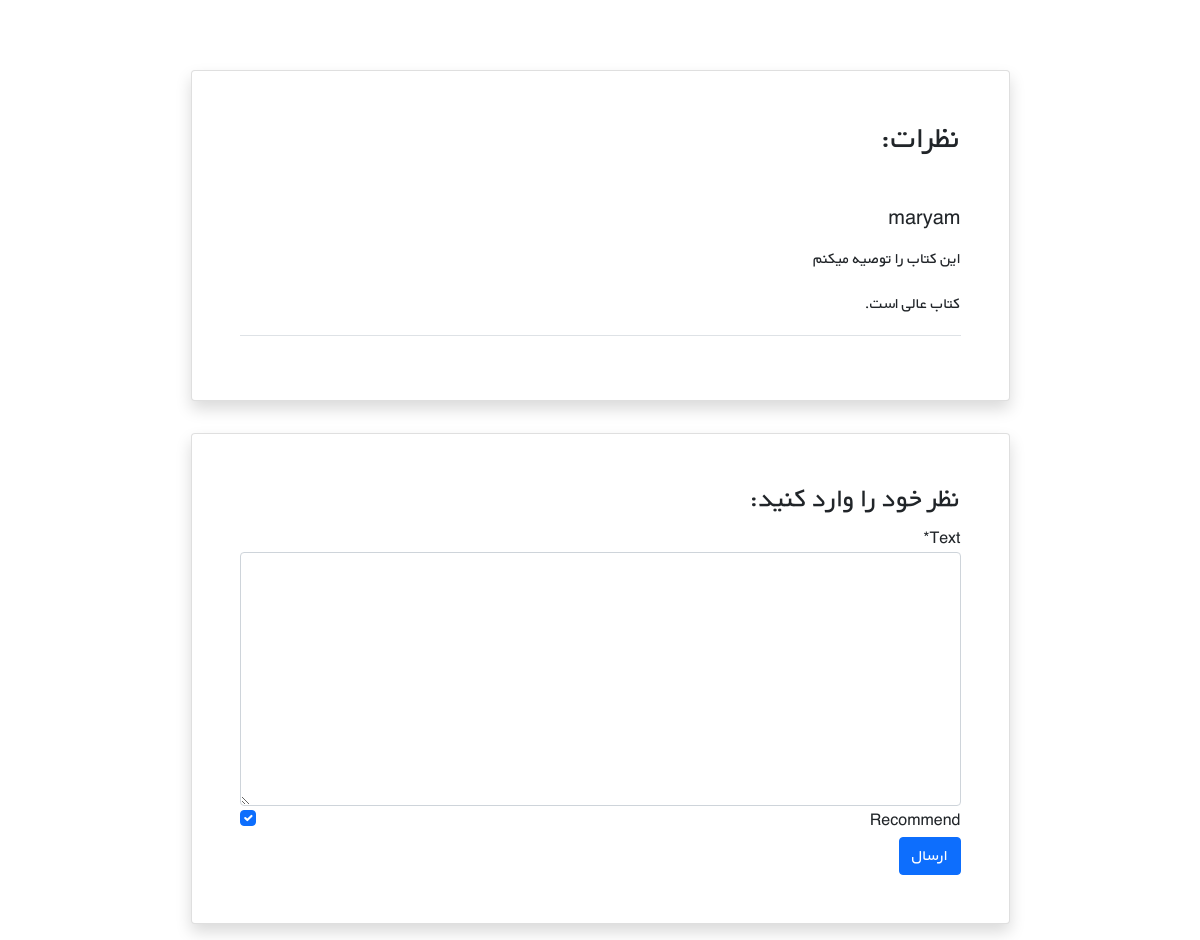
Page /books/4/ (signed in, lower part) on the earlier database version.
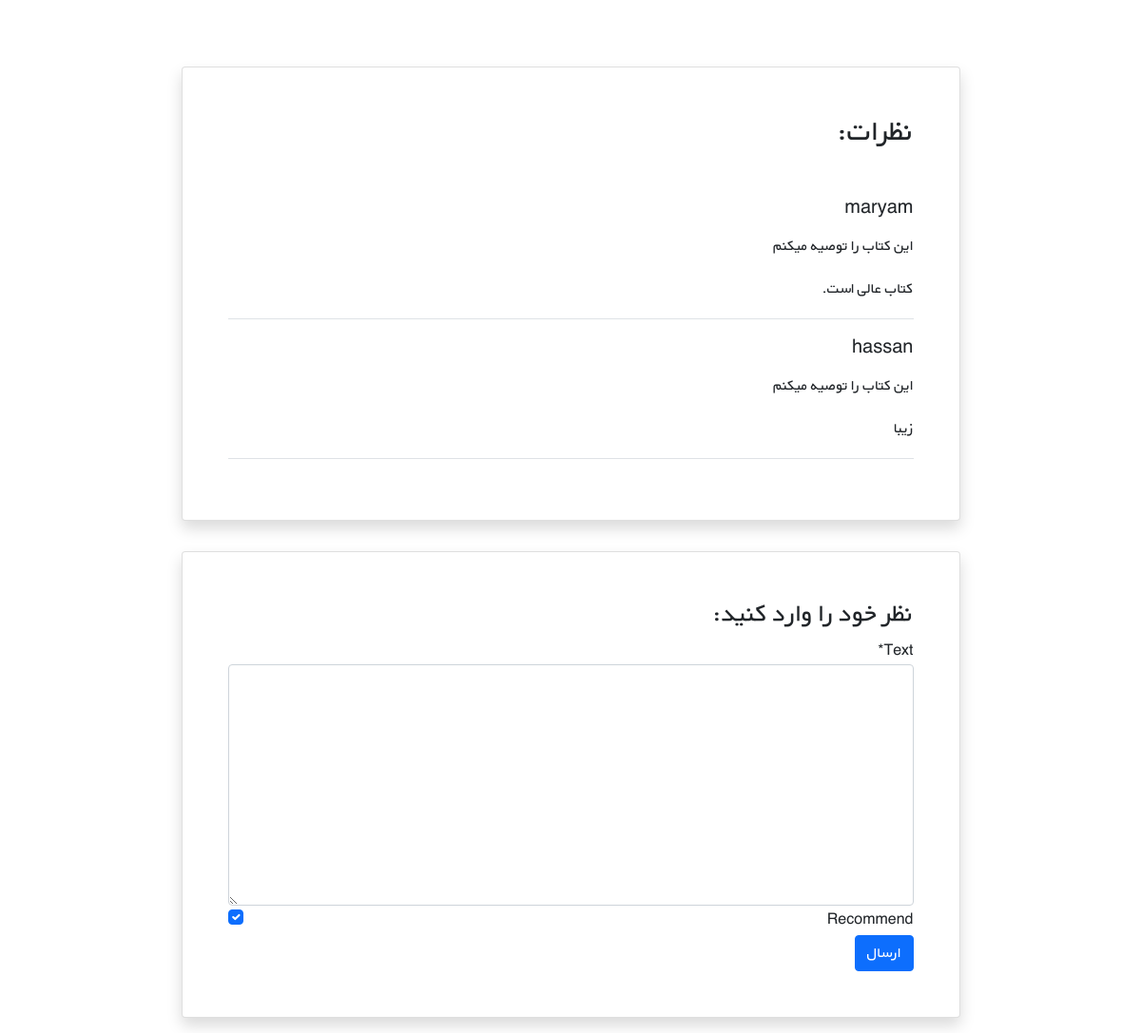
Same page on the later database version.
### books/models.py (models this page shows, shortened)
class Comment(models.Model):
    user = models.ForeignKey(get_user_model(),on_delete = models.CASCADE)
    book= models.ForeignKey(Book,on_delete=models.CASCADE,related_name='comments')
    text= models.TextField()
    is_active = models.BooleanField(default=True)
    recommend= models.BooleanField(default=True)
    datetime_created=models.DateTimeField(auto_now_add=True)

### accounts/models.py (models this page shows)
class CustomUser(AbstractUser):
    age = models.PositiveIntegerField(null=True, blank=True)

### books/views.py (the view)
# urls.py: path('<int:pk>/',book_detail_view, name ='book_detail'),
@login_required
def book_detail_view(request, pk):
    book = get_object_or_404(Book, pk=pk)
    book_comments = book.comments.all()
    if request.method == 'POST':
        comment_form = CommentForm(request.POST)
        if comment_form.is_valid():
            new_comment = comment_form.save(commit=False)
            new_comment.book = book
            new_comment.user = request.user
            new_comment.save()
            comment_form = CommentForm()
    else:
        comment_form = CommentForm()
    return render(request, 'books/book_detail.html',
                  {'book': book, 'comments': book_comments, 'comment_form': comment_form, })

### books/forms.py
class CommentForm(forms.ModelForm):
    class Meta:
        model = Comment
        fields = ('text', 'recommend',)

### books/templates/books/book_detail.html (shortened to what this page needs)
{% extends '_base.html' %}
{% load crispy_forms_tags %}
{% block content %}
    <div class="container mt-5" dir="rtl">
        <div class="">
            <div class="">
                <div class="d-flex justify-content-center">
                    <div class="my-3 p-5 w-sm-75 w-100">
                    </div>
                </div>
                <div class="d-flex justify-content-center">
                    <div class="card shadow my-3 p-5 w-sm-75 w-100">
                        <h2 class="mb-5">نظرات:</h2>
                        {% for comment in comments %}
                            {% if comment.is_active %}
                                <div class="border-bottom mb-3">
                                    <h5 class="mb-3">{{ comment.user.username }}</h5>
                                    {% if comment.recommend %}
                                        <p>این کتاب را توصیه میکنم</p>
                                    {% else %}
                                        <p>این کتاب را توصیه نمیکنم</p>
                                    {% endif %}
                                    <p>{{ comment.text|linebreaks }}</p>
                                </div>
                            {% endif %}
                        {% endfor %}
                    </div>
                </div>
                <div class="d-flex justify-content-center">
                    <div class="card shadow my-3 p-5 w-sm-75 w-100">
                        <h3>نظر خود را وارد کنید:</h3>
                        <form method="POST">
                            {{ comment_form|crispy }}
                            <button type="submit" class="btn btn-primary">ارسال</button>
                        </form>
                    </div>
                </div>
            </div>
        </div>
    </div>
{% endblock %}

Differences in the rows shown:
added Comment: user.username "hassan", recommend "این کتاب را توصیه میکنم", text "زیبا"
